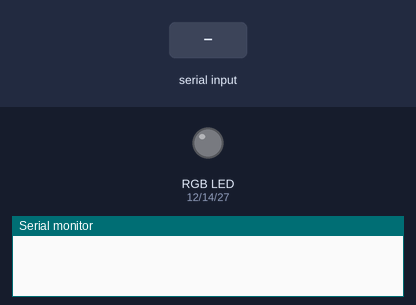
Bench run of a sketch on a simulated ESP32. On the bench: an RGB LED mixed from three pins (HIGH = lit), the last lines printed to the serial monitor. The inputs (shaded band) are chosen by the test bench.

Above: at 1.2 s.
1.3 s: "90,45,200\n" received over Serial
At 2.5 s:
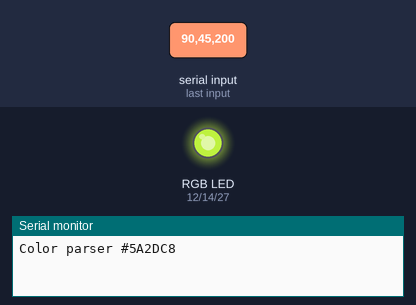
2.8 s: "30,150,10\n" received over Serial
At 3.6 s:
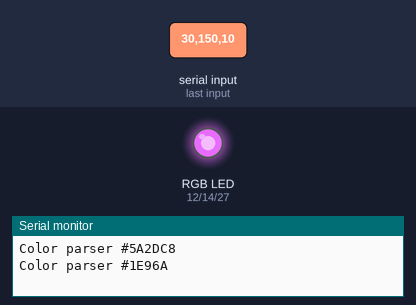
4.3 s: "1,90,45\n" received over Serial
At 4.8 s:
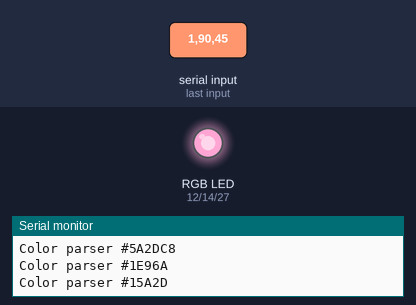
Timing chart, 0 to 7.3 s (numbered marks = the images above; inputs shaded):
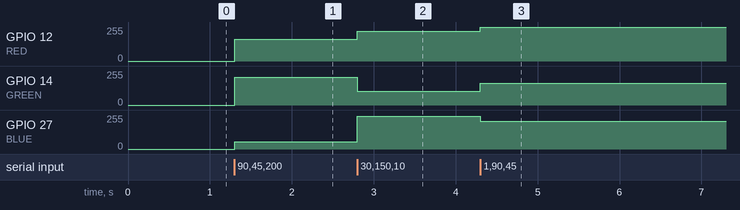

Measured:
- after the input at 1.3 s, GPIO 12 (RED): 0/255 → 165/255 at once; GPIO 14 (GREEN): 0/255 → 210/255 at once; GPIO 27 (BLUE): 0/255 → 55/255 at once
- after the input at 2.8 s, GPIO 12 (RED): 165/255 → 225/255 at once; GPIO 14 (GREEN): 210/255 → 105/255 at once; GPIO 27 (BLUE): 55/255 → 245/255 at once
- after the input at 4.3 s, GPIO 12 (RED): 225/255 → 254/255 at once; GPIO 14 (GREEN): 105/255 → 165/255 at once; GPIO 27 (BLUE): 245/255 → 210/255 at once

The sketch:

S14_S1_2.ino
```cpp
int RED = 12;
int GREEN = 14;
int BLUE = 27;

bool invertColor = true;

void setup() {
  pinMode(RED, OUTPUT);
  pinMode(GREEN, OUTPUT);
  pinMode(BLUE, OUTPUT);
  Serial.begin(115200);
}

void digitalLed(int LED, int value) {
  if(invertColor) {
    digitalWrite(LED, 1 - value);
  } else {
    digitalWrite(LED, value);
  }
}

void analogLed(int LED, int value) {
  if(invertColor) {
    analogWrite(LED, 255 - value);
  } else {
    analogWrite(LED, value);
  }
}

void color(int red_v, int green_v, int blue_v) {
  analogLed(RED, red_v);
  analogLed(GREEN, green_v);
  analogLed(BLUE, blue_v);
}

void loop() {
  while(Serial.available() > 0) {
    int red = Serial.parseInt();;
    int green = Serial.parseInt();;
    int blue = Serial.parseInt();;

    if(Serial.read() == '\n') {
      color(
        constrain(red, 0, 255),
        constrain(green, 0, 255),
        constrain(blue, 0, 255)
      );
      Serial.print("Color parser #");
      Serial.print(red, HEX);
      Serial.print(green, HEX);
      Serial.print(blue, HEX);
      Serial.println();
      delay(100);
    }
  }
}
```
